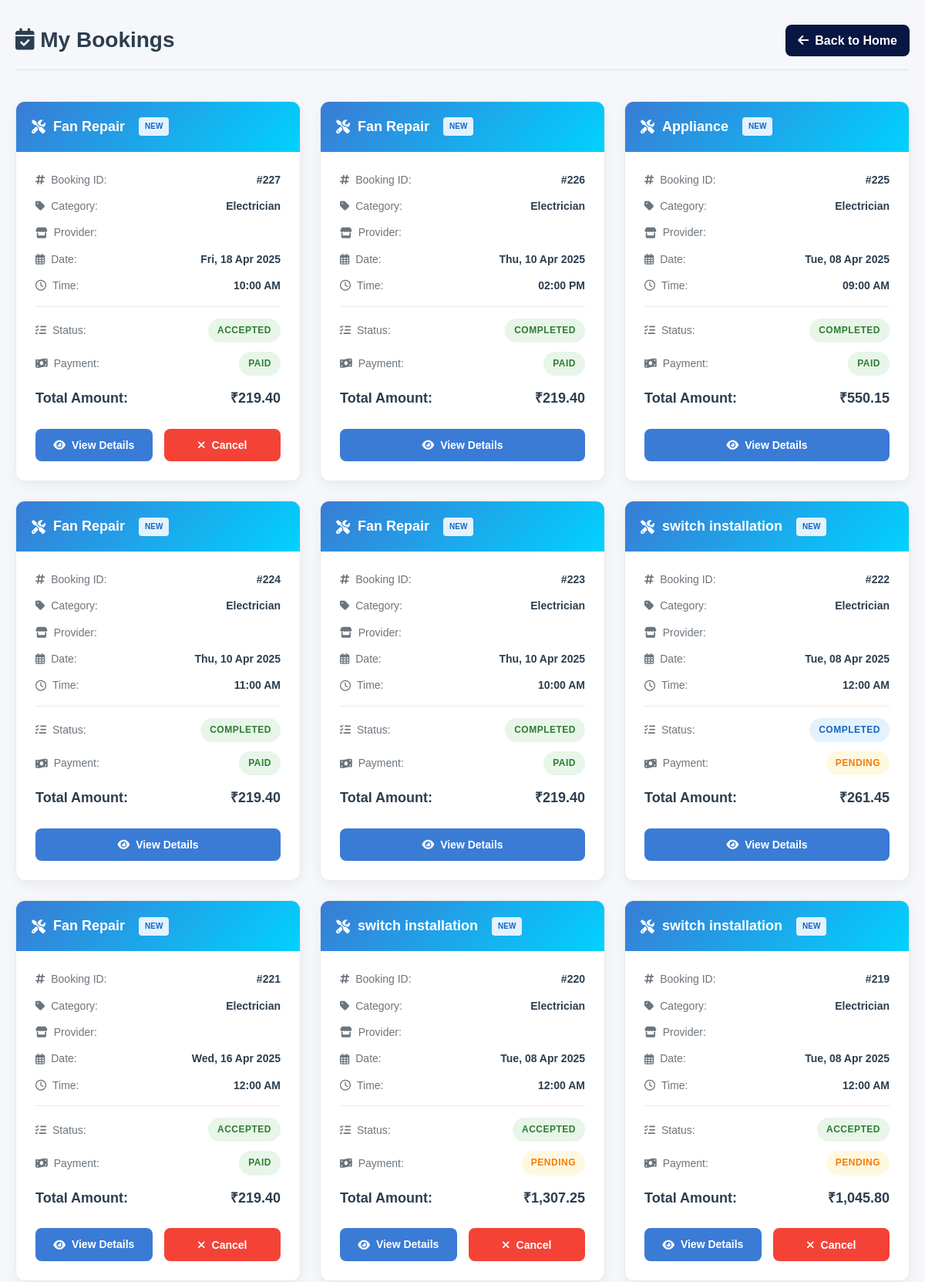
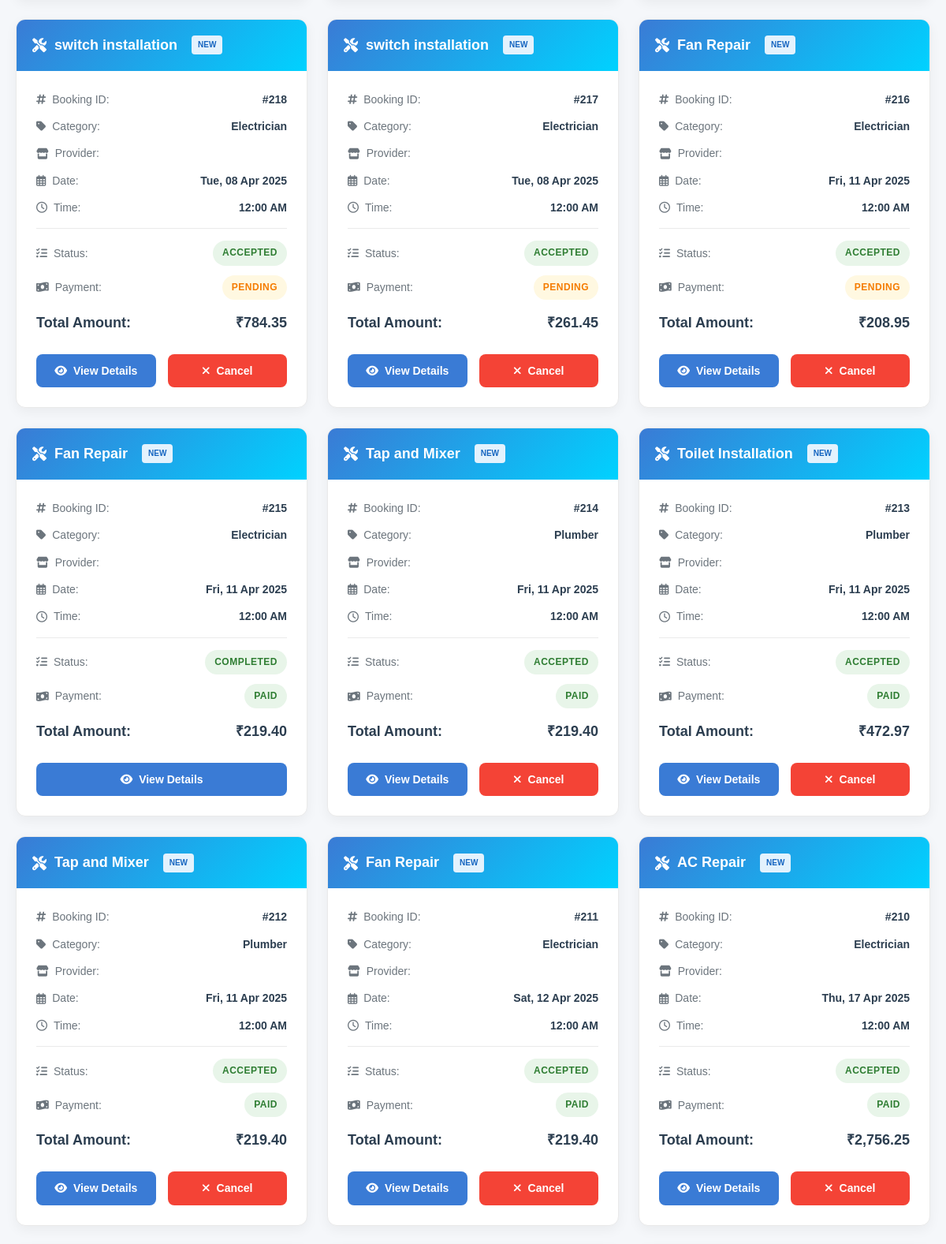
/booking.php (signed in, upper part), run on the app's committed database (2 pictures, top to bottom).
### tables this page shows
CREATE TABLE `bookings` (
  `booking_id` int(11) NOT NULL,
  `user_id` int(11) NOT NULL,
  `address_id` int(11) DEFAULT NULL,
  `provider_id` int(11) NOT NULL,
  `service_id` int(11) NOT NULL,
  `category_id` int(11) DEFAULT NULL,
  `booking_date` date NOT NULL,
  `time_slot` time NOT NULL,
  `booking_time` time NOT NULL,
  `status` enum('pending','accepted','rejected','completed','cancelled') DEFAULT 'pending',
  `priority` enum('yes','no') DEFAULT 'no',
  `total_amount` decimal(10,2) NOT NULL,
  `refund_amount` decimal(10,2) DEFAULT NULL,
  `payment_status` enum('pending','paid','refunded') DEFAULT 'pending',
  `notes` text DEFAULT NULL,
  `created_at` timestamp NOT NULL DEFAULT current_timestamp(),
  `updated_at` timestamp NOT NULL DEFAULT current_timestamp() ON UPDATE current_timestamp(),
  `booking_reference` varchar(50) DEFAULT NULL,
  `address` text NOT NULL,
  `subtotal` decimal(10,2) NOT NULL,
  `convenience_fee` decimal(10,2) NOT NULL,
  `payment_method` varchar(50) DEFAULT NULL,
  `total_price` decimal(10,2) DEFAULT 0.00,
  `payment_id` varchar(100) DEFAULT NULL
);

CREATE TABLE `tbl_services` (
  `service_id` int(11) NOT NULL,
  `category_id` int(11) NOT NULL,
  `provider_id` int(11) NOT NULL,
  `service_name` varchar(255) NOT NULL,
  `price` decimal(10,2) NOT NULL,
  `description` text DEFAULT NULL,
  `pricing_type` enum('fixed','quantity','measurement') DEFAULT 'fixed',
  `add_to_cart_option` tinyint(1) DEFAULT 1,
  `is_active` tinyint(1) DEFAULT 1,
  `created_at` timestamp NOT NULL DEFAULT current_timestamp(),
  `updated_at` timestamp NOT NULL DEFAULT current_timestamp() ON UPDATE current_timestamp(),
  `image_path` varchar(255) DEFAULT NULL
);

CREATE TABLE `tbl_categories` (
  `category_id` int(11) NOT NULL,
  `category_name` varchar(255) NOT NULL,
  `description` text DEFAULT NULL,
  `is_active` tinyint(1) DEFAULT 1,
  `created_at` timestamp NOT NULL DEFAULT current_timestamp(),
  `updated_at` timestamp NOT NULL DEFAULT current_timestamp() ON UPDATE current_timestamp(),
  `image_path` varchar(255) DEFAULT NULL
);

### booking.php (the view, shortened to what this page needs)
<?php
require_once 'dbconnect.php';
$user_id = $_SESSION['user_id'];
$booking_query = "SELECT
    b.*,
    s.service_name,
    s.price,
    sp.business_name as provider_name,
    c.category_name,
    COALESCE(b.total_amount, b.total_price) as final_price
    FROM bookings b
    JOIN tbl_services s ON b.service_id = s.service_id
    JOIN service_providers sp ON b.provider_id = sp.provider_id
    JOIN tbl_categories c ON s.category_id = c.category_id
    WHERE b.user_id = ?
    ORDER BY b.created_at DESC";
$stmt = $conn->prepare($booking_query);
$stmt->bind_param("i", $user_id);
$stmt->execute();
$result = $stmt->get_result();
?>
<!DOCTYPE html>
<html lang="en">
<head>
    <link rel="stylesheet" href="https://cdnjs.cloudflare.com/ajax/libs/font-awesome/6.4.0/css/all.min.css">
</head>
<body>
    <div class="container">
        <div class="page-header">
            <h1 class="page-title"><i class="fas fa-calendar-check"></i> My Bookings</h1>
            <a href="index.php" class="back-button"><i class="fas fa-arrow-left"></i> Back to Home</a>
        </div>
        <div class="bookings-grid">
            <?php if ($result->num_rows > 0): ?>
                <?php while ($booking = $result->fetch_assoc()): ?>
                    <div class="booking-card">
                        <div class="booking-header">
                            <i class="fas fa-tools"></i>
                            <?php echo htmlspecialchars($booking['service_name']); ?>
                            <?php if (strtotime($booking['created_at']) > strtotime('-3 days')): ?>
                                <span class="badge badge-new">New</span>
                            <?php endif; ?>
                        </div>
                        <div class="booking-body">
                            <div class="booking-info">
                                <div class="info-row">
                                    <span class="info-label"><i class="fas fa-hashtag"></i> Booking ID:</span>
                                    <span class="info-value">#<?php echo $booking['booking_id']; ?></span>
                                </div>
                                <div class="info-row">
                                    <span class="info-label"><i class="fas fa-tag"></i> Category:</span>
                                    <span class="info-value"><?php echo htmlspecialchars($booking['category_name']); ?></span>
                                </div>
                                <div class="info-row">
                                    <span class="info-label"><i class="fas fa-store"></i> Provider:</span>
                                </div>
                                <div class="info-row">
                                    <span class="info-label"><i class="far fa-calendar-alt"></i> Date:</span>
                                    <span class="info-value">
                                        <?php echo date('D, d M Y', strtotime($booking['booking_date'])); ?>
                                    </span>
                                </div>
                                <div class="info-row">
                                    <span class="info-label"><i class="far fa-clock"></i> Time:</span>
                                    <span class="info-value">
                                        <?php
                                        $time_parts = explode(':', $booking['time_slot']);
                                        $hour = (int)$time_parts[0];
                                        $minute = isset($time_parts[1]) ? $time_parts[1] : '00';
                                        $ampm = ($hour >= 12) ? 'PM' : 'AM';
                                        $hour_12 = ($hour > 12) ? $hour - 12 : ($hour == 0 ? 12 : $hour);
                                        $hour_display = sprintf('%02d', $hour_12);
                                        echo $hour_display . ':' . $minute . ' ' . $ampm;
                                        ?>
                                    </span>
                                </div>
                                <div class="divider"></div>
                                <div class="info-row">
                                    <span class="info-label"><i class="fas fa-tasks"></i> Status:</span>
                                    <span class="booking-status status-<?php echo strtolower($booking['payment_status'] == 'paid' ? 'accepted' : $booking['status']); ?>">
                                        <?php
                                        if ($booking['status'] == 'accepted' && isset($booking['auto_approved']) && $booking['auto_approved'] == 1) {
                                            echo 'Auto-Accepted';
                                        } else if ($booking['payment_status'] == 'paid' && $booking['status'] == 'pending') {
                                            echo 'Accepted';
                                        } else {
                                            echo ucfirst($booking['status']);
                                        }
                                        ?>
                                    </span>
                                </div>
                                <div class="info-row">
                                    <span class="info-label"><i class="fas fa-money-bill-wave"></i> Payment:</span>
                                    <span class="payment-status payment-<?php echo strtolower($booking['payment_status']); ?>">
                                        <?php echo ucfirst($booking['payment_status']); ?>
                                    </span>
                                </div>
                                <div class="price-row">
                                    <span>Total Amount:</span>
                                    <span>₹<?php echo number_format(floatval($booking['final_price']), 2); ?></span>
                                </div>
                            </div>
                            <div class="booking-actions">
                                <a href="booking_details.php?id=<?php echo $booking['booking_id']; ?>"
                                   class="action-button view-details">
                                    <i class="fas fa-eye"></i> View Details
                                </a>
                                <?php if ($booking['status'] == 'pending' || $booking['status'] == 'accepted'): ?>
                                    <button onclick="cancelBooking(<?php echo $booking['booking_id']; ?>)"
                                            class="action-button cancel-booking">
                                        <i class="fas fa-times"></i> Cancel
                                    </button>
                                <?php endif; ?>
                            </div>
                        </div>
                    </div>
                <?php endwhile; ?>
            <?php endif; ?>
        </div>
    </div>
</body>
</html>

### booking.php (style rules this page uses)
* { margin: 0; padding: 0; box-sizing: border-box; font-family: 'Poppins', sans-serif; }
body { background-color: #f5f7fa; color: #333; line-height: 1.6; }
.container { max-width: 1200px; margin: 0 auto; padding: 30px 20px; }
.page-header { display: flex; justify-content: space-between; align-items: center; margin-bottom: 40px; border-bottom: 1px solid #e0e0e0; padding-bottom: 15px; }
.page-title { font-size: 28px; font-weight: 600; color: #2c3e50; }
.bookings-grid { display: grid; grid-template-columns: repeat(auto-fill, minmax(350px, 1fr)); gap: 25px; }
.booking-card { background: white; border-radius: 12px; box-shadow: 0 5px 15px rgba(0,0,0,0.05); overflow: hidden; transition: all 0.3s ease; border: 1px solid #eaeaea; }
.booking-header { background: linear-gradient(135deg, #3a7bd5, #00d2ff); color: white; padding: 18px 20px; font-size: 18px; font-weight: 600; display: flex; align-items: center; gap: 10px; }
.booking-body { padding: 25px; }
.booking-info { margin-bottom: 20px; }
.info-row { display: flex; justify-content: space-between; margin-bottom: 12px; font-size: 14px; align-items: center; }
.info-label { color: #6c757d; font-weight: 500; display: flex; align-items: center; gap: 8px; }
.info-value { color: #2c3e50; font-weight: 600; text-align: right; }
.booking-status, .payment-status { display: inline-block; padding: 6px 12px; border-radius: 30px; font-size: 12px; font-weight: 600; text-transform: uppercase; letter-spacing: 0.5px; }
.status-accepted { background: #e8f5e9; color: #2e7d32; }
.status-completed { background: #e3f2fd; color: #1565c0; }
.payment-pending { background: #fff8e1; color: #f57c00; }
.payment-paid { background: #e8f5e9; color: #2e7d32; }
.booking-actions { margin-top: 25px; display: flex; gap: 15px; }
.action-button { padding: 10px 18px; border-radius: 8px; border: none; cursor: pointer; font-size: 14px; font-weight: 600; text-decoration: none; text-align: center; transition: all 0.3s ease; display: flex; align-items: center; justify-content: center; gap: 8px; }
.view-details { background: #3a7bd5; color: white; flex: 1; }
.cancel-booking { background: #f44336; color: white; flex: 1; }
.divider { height: 1px; background-color: #eaeaea; margin: 15px 0; }
.price-row { font-size: 18px; font-weight: 700; color: #2c3e50; margin-top: 15px; display: flex; justify-content: space-between; }
.badge { display: inline-block; padding: 4px 8px; border-radius: 4px; font-size: 10px; font-weight: 600; text-transform: uppercase; margin-left: 8px; vertical-align: middle; }
.badge-new { background: #e3f2fd; color: #1565c0; }
.back-button { background: #071642; color: white; padding: 8px 16px; border-radius: 8px; text-decoration: none; font-weight: 600; display: inline-flex; align-items: center; gap: 8px; transition: all 0.3s ease; }

### data on the page
bookings: service.service_name "Fan Repair", shows "NEW", booking_id "227", tbl_categories.category_name "Electrician", booking_date "Fri, 18 Apr 2025", time_slot "10", time_slot "00", time_slot "AM", status "ACCEPTED", payment_status "PAID", final_price "219.40"
bookings: service.service_name "Fan Repair", shows "NEW", booking_id "226", tbl_categories.category_name "Electrician", booking_date "Thu, 10 Apr 2025", time_slot "02", time_slot "00", time_slot "PM", status "COMPLETED", payment_status "PAID", final_price "219.40"
bookings: service.service_name "Appliance", shows "NEW", booking_id "225", tbl_categories.category_name "Electrician", booking_date "Tue, 08 Apr 2025", time_slot "09", time_slot "00", time_slot "AM", status "COMPLETED", payment_status "PAID", final_price "550.15"
bookings: service.service_name "Fan Repair", shows "NEW", booking_id "224", tbl_categories.category_name "Electrician", booking_date "Thu, 10 Apr 2025", time_slot "11", time_slot "00", time_slot "AM", status "COMPLETED", payment_status "PAID", final_price "219.40"
bookings: service.service_name "Fan Repair", shows "NEW", booking_id "223", tbl_categories.category_name "Electrician", booking_date "Thu, 10 Apr 2025", time_slot "10", time_slot "00", time_slot "AM", status "COMPLETED", payment_status "PAID", final_price "219.40"
bookings: service.service_name "switch installation", shows "NEW", booking_id "222", tbl_categories.category_name "Electrician", booking_date "Tue, 08 Apr 2025", time_slot "12", time_slot "00", time_slot "AM", status "COMPLETED", payment_status "PENDING", final_price "261.45"
bookings: service.service_name "Fan Repair", shows "NEW", booking_id "221", tbl_categories.category_name "Electrician", booking_date "Wed, 16 Apr 2025", time_slot "12", time_slot "00", time_slot "AM", status "ACCEPTED", payment_status "PAID", final_price "219.40"
bookings: service.service_name "switch installation", shows "NEW", booking_id "220", tbl_categories.category_name "Electrician", booking_date "Tue, 08 Apr 2025", time_slot "12", time_slot "00", time_slot "AM", status "ACCEPTED", payment_status "PENDING", final_price "1,307.25"
bookings: service.service_name "switch installation", shows "NEW", booking_id "219", tbl_categories.category_name "Electrician", booking_date "Tue, 08 Apr 2025", time_slot "12", time_slot "00", time_slot "AM", status "ACCEPTED", payment_status "PENDING", final_price "1,045.80"
bookings: service.service_name "switch installation", shows "NEW", booking_id "218", tbl_categories.category_name "Electrician", booking_date "Tue, 08 Apr 2025", time_slot "12", time_slot "00", time_slot "AM", status "ACCEPTED", payment_status "PENDING", final_price "784.35"
bookings: service.service_name "switch installation", shows "NEW", booking_id "217", tbl_categories.category_name "Electrician", booking_date "Tue, 08 Apr 2025", time_slot "12", time_slot "00", time_slot "AM", status "ACCEPTED", payment_status "PENDING", final_price "261.45"
bookings: service.service_name "Fan Repair", shows "NEW", booking_id "216", tbl_categories.category_name "Electrician", booking_date "Fri, 11 Apr 2025", time_slot "12", time_slot "00", time_slot "AM", status "ACCEPTED", payment_status "PENDING", final_price "208.95"
bookings: service.service_name "Fan Repair", shows "NEW", booking_id "215", tbl_categories.category_name "Electrician", booking_date "Fri, 11 Apr 2025", time_slot "12", time_slot "00", time_slot "AM", status "COMPLETED", payment_status "PAID", final_price "219.40"
bookings: service.service_name "Tap and Mixer", shows "NEW", booking_id "214", tbl_categories.category_name "Plumber", booking_date "Fri, 11 Apr 2025", time_slot "12", time_slot "00", time_slot "AM", status "ACCEPTED", payment_status "PAID", final_price "219.40"
bookings: service.service_name "Toilet Installation", shows "NEW", booking_id "213", tbl_categories.category_name "Plumber", booking_date "Fri, 11 Apr 2025", time_slot "12", time_slot "00", time_slot "AM", status "ACCEPTED", payment_status "PAID", final_price "472.97"
bookings: service.service_name "Tap and Mixer", shows "NEW", booking_id "212", tbl_categories.category_name "Plumber", booking_date "Fri, 11 Apr 2025", time_slot "12", time_slot "00", time_slot "AM", status "ACCEPTED", payment_status "PAID", final_price "219.40"
bookings: service.service_name "Fan Repair", shows "NEW", booking_id "211", tbl_categories.category_name "Electrician", booking_date "Sat, 12 Apr 2025", time_slot "12", time_slot "00", time_slot "AM", status "ACCEPTED", payment_status "PAID", final_price "219.40"
bookings: service.service_name "AC Repair", shows "NEW", booking_id "210", tbl_categories.category_name "Electrician", booking_date "Thu, 17 Apr 2025", time_slot "12", time_slot "00", time_slot "AM", status "ACCEPTED", payment_status "PAID", final_price "2,756.25"
